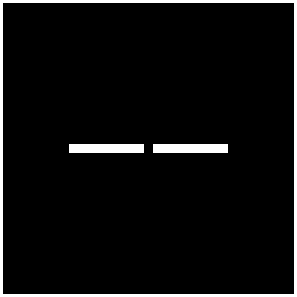
#> input picture eps.bmp, 99 x 99 px (shown 3 times larger); the run also reads 1 picture not shown here
$ python main_func.py
#> lines starting #> are read from the running program, lines starting #| are printed output that depends on the picture; after the words box and inside, x2 and y2 are one past the last pixel; in counts of white or black regions, pixels touching at a corner belong together
import numpy as np
from math import sin
import cv2
import os
np.set_printoptions(threshold=100000)
np.set_printoptions(linewidth=800)

#constant
print("constant")
height = 99
width = 99
amplitude = 100
relative_amplitude = 10**6
lhaplus_steps = 100
steps = 1000
pi = 3.14159265358979
f = 2.1*10**12
T = 1/f
c = 3.0*10**8
wavelength = c/f
print("wavelength = {}".format(wavelength))
delta_d = wavelength/100
delta_t = delta_d/(5*c)
zeros_x = np.zeros(width, dtype="float64")
zeros_y = np.zeros(height, dtype="float64")
mu = np.zeros((height,width), dtype="float64")
eps = np.zeros((height,width), dtype="float64")
mu_img = np.zeros((height,width,3), dtype="uint32")
eps_img = np.zeros((height,width,3), dtype="uint32")
sigma_img = np.zeros((height,width,3), dtype="uint32")
mu_rgb = np.zeros((height,width), dtype="uint32")
eps_rgb = np.zeros((height,width), dtype="uint32")
sigma_rgb = np.zeros((height,width), dtype="uint32")
conductor = np.zeros((height,width), dtype="uint32")
non_conductor = np.zeros((height,width), dtype="uint32")
_left_conductor = np.zeros((height,width), dtype="uint32")
_right_conductor = np.zeros((height,width), dtype="uint32")
_down_conductor = np.zeros((height,width), dtype="uint32")
_up_conductor = np.zeros((height,width), dtype="uint32")
_lr_conductor = np.zeros((height,width), dtype="float64")
_du_conductor = np.zeros((height,width), dtype="float64")
_left_non_conductor = np.zeros((height,width), dtype="uint32")
_right_non_conductor = np.zeros((height,width), dtype="uint32")
_down_non_conductor = np.zeros((height,width), dtype="uint32")
_up_non_conductor = np.zeros((height,width), dtype="uint32")
_lr_non_conductor = np.zeros((height,width), dtype="float64")
_du_non_conductor = np.zeros((height,width), dtype="float64")
V = np.zeros((height,width,steps), dtype="float64")
ix = np.zeros((height,width,steps), dtype="float64")
iy = np.zeros((height,width,steps), dtype="float64")
nx = np.zeros((height,width), dtype="float64")
ny = np.zeros((height,width), dtype="float64")
Hi = np.zeros((height,width,steps), dtype="float64")
Hi_mask = np.zeros((height,width,steps), dtype="uint32")

#variables
print("variables")
Ex = np.zeros((height,width), dtype="float64")
Ey = np.zeros((height,width), dtype="float64")
Hz = np.zeros((height,width), dtype="float64")
Exbef = np.zeros((height,width), dtype="float64")
Eybef = np.zeros((height,width), dtype="float64")
Hzbef = np.zeros((height,width), dtype="float64")
var = np.zeros((height,width), dtype="float64")

#functions
print("functions")
def down(i):
    var[:,0:height-1] = i[:,1:height]
    var[:,height-1] = zeros_x.copy()
    return var.copy()
def up(i):
    var[:,1:height] = i[:,0:height-1]
    var[:,0] = zeros_x.copy()
    return var.copy()
def left(i):
    var[0:width-1,:] = i[1:width,:]
    var[width-1,:] = zeros_y.copy()
    return var.copy()
def right(i):
    var[1:width,:] = i[0:width-1,:]
    var[0,:] = zeros_y
    return var.copy()


#set mu(magnetic permeability) and eps(permittivity) and sigma(conductivity)
print("set mu,eps,sigma")
mu_img = cv2.imread("mu.bmp",cv2.IMREAD_COLOR).transpose(1,0,2).astype("uint32")
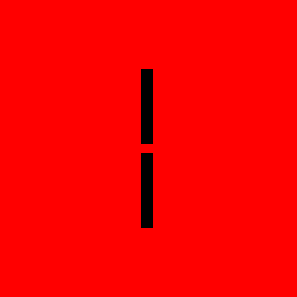
#> mu_img: shape (99, 99, 3) uint32 (shown 3 times larger); mean B, G, R 14, 14, 14.98; drawn with min black and max white
eps_img = cv2.imread("eps.bmp",cv2.IMREAD_COLOR).transpose(1,0,2).astype("uint32")
#> eps_img: shape (99, 99, 3) uint32; values 1 (black) and 255 (white), 5.5% white in thin lines or dots
sigma_img = cv2.imread("sigma.bmp",cv2.IMREAD_COLOR).transpose(1,0,2).astype("uint32")
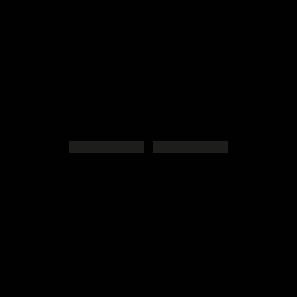
#> input picture sigma.bmp, 99 x 99 px (shown 3 times larger)
mu_rgb = mu_img[:,:,0]*mu_img[:,:,1]*mu_img[:,:,2]
#> mu_rgb: shape (99, 99) uint32; values 2744 (black) and 2940 (white), 98% white; 2 black regions, box (x1, y1, x2, y2) and area: (47, 23, 51, 48) 100, (47, 51, 51, 76) 100
eps_rgb = eps_img[:,:,0]*eps_img[:,:,1]*eps_img[:,:,2]
#> eps_rgb: shape (99, 99) uint32; values 1 (black) and 16581375 (white), 5.5% white in thin lines or dots
sigma_rgb = sigma_img[:,:,0]*sigma_img[:,:,1]*sigma_img[:,:,2]
mu = 1.25663*10**(-6)*(mu_rgb).astype("float64")/3000.0
eps = np.where(eps_rgb == 255**3, np.inf, 1) * 8.85418782*10**(-12)*(eps_rgb).astype("float64")/16.0
#> eps: shape (99, 99) float64; 5.53% of the values are NaN or infinite; the others: min 5.53e-13, max 5.53e-13, mean 5.53e-13
sigma = (sigma_rgb).astype("float64")/23548.0

files = os.listdir("./")
if "Hi.npy" in files:
    conductor = np.load("conductor.npy")
    ix = np.load("ix.npy")
    iy = np.load("iy.npy")
    nx = np.load("nx.npy")
    ny = np.load("ny.npy")
    Hi = np.load("Hi.npy")
    Hi_mask = np.load("Hi_mask.npy")
else:
    #lhaplus
    print("lhaplus")

    #compute initial condition
    print("initial condition")
    conductor = np.where(eps_rgb == 255**3, 1, 0)
#> conductor: shape (99, 99) int64; values 0 (black) and 1 (white), 5.5% white in thin lines or dots
    _left_conductor = left(conductor)
#> in left, `var[0:width-1,:] = i[1:width,:]`: var: shape (99, 99) float64; values 0 (black) and 1 (white), 4.5% white in thin lines or dots
    _right_conductor = right(conductor)
    _down_conductor = down(conductor)
#> in down, `var[:,0:height-1] = i[:,1:height]`: var: shape (99, 99) float64; values 0 (black) and 1 (white), 5.5% white; 3 white regions, box (x1, y1, x2, y2) and area: (0, 0, 99, 99) 391, (47, 23, 50, 48) 75, (47, 51, 50, 76) 75
    _up_conductor = up(conductor)
#> in up, `var[:,1:height] = i[:,0:height-1]`:
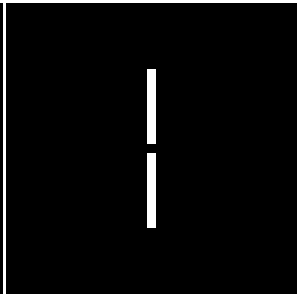
#> var: shape (99, 99) float64 (shown 3 times larger); values 0 (black) and 1 (white), 4.5% white in thin lines or dots
    _lrdu_conductor = _left_conductor + _right_conductor + _down_conductor + _up_conductor
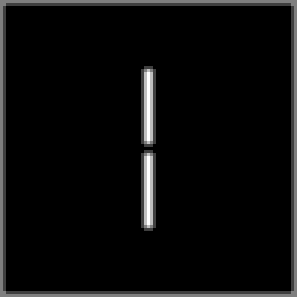
#> _lrdu_conductor: shape (99, 99) float64 (shown 3 times larger); min 0, max 4, mean 0.181; drawn with min black and max white
    _lr_conductor = (_left_conductor*_right_conductor*conductor*(-0.5)+1.0) #if both l and r are conductors, then divide by 2
#> _lr_conductor: shape (99, 99) float64; values 0.5 (black) and 1 (white), 96.6% white; black in thin lines or dots
    _du_conductor = (_down_conductor*_up_conductor*conductor*(-0.5)+1.0)
#> _du_conductor: shape (99, 99) float64; values 0.5 (black) and 1 (white), 97.5% white; black in thin lines or dots
    # compute n
    nx_right_cond = -(conductor - _left_conductor)*(1-conductor).copy()
#> nx_right_cond: shape (99, 99) float64; values 0 (black) and 1 (white), 1.1% white in thin lines or dots, all inside (x1, y1, x2, y2) = (1, 22, 98, 98)
    nx_left_cond = -(_right_conductor - conductor)*(1-conductor).copy()
#> nx_left_cond: shape (99, 99) float64; values -1 (black) and 0 (white), 98.9% white; black in thin lines or dots, all inside (x1, y1, x2, y2) = (1, 1, 98, 77)
    ny_up_cond = -(conductor - _down_conductor)*(1-conductor).copy()
#> ny_up_cond: shape (99, 99) float64; values 0 (black) and 1 (white), 1.5% white in thin lines or dots, all inside (x1, y1, x2, y2) = (47, 1, 98, 98)
    ny_down_cond = -(_up_conductor - conductor)*(1-conductor).copy()
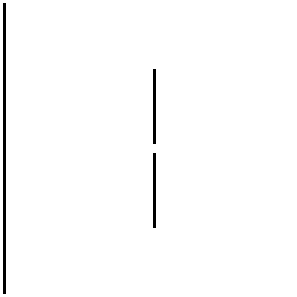
#> ny_down_cond: shape (99, 99) float64 (shown 3 times larger); values -1 (black) and 0 (white), 98.5% white; black in thin lines or dots, all inside (x1, y1, x2, y2) = (1, 1, 52, 98)
    nx = nx_right_cond + nx_left_cond
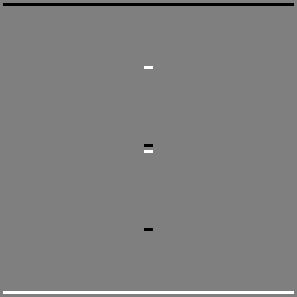
#> nx: shape (99, 99) float64 (shown 3 times larger); min -1, max 1, mean 0; drawn with min black and max white
    ny = ny_up_cond + ny_down_cond
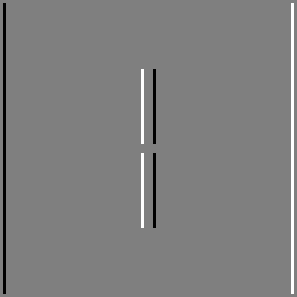
#> ny: shape (99, 99) float64 (shown 3 times larger); min -1, max 1, mean 0; drawn with min black and max white

    def lhaplus_update(i):
        global V
        V[45, 49,i] = amplitude*np.sin(2*pi*(i+1)*delta_t/T, dtype = "float64")
        V[53, 49,i] = -amplitude*np.sin(2*pi*(i+1)*delta_t/T, dtype = "float64")
        V[:,:,i] = ((1/4)*(left(V[:,:,i])*_left_conductor + right(V[:,:,i])*_right_conductor + down(V[:,:,i])*_down_conductor + up(V[:,:,i])*_up_conductor + (4-_lrdu_conductor)*conductor)) * conductor

    for i in range(steps):
        print("initial condition {} steps".format(i))
        # compute V
        for j in range(lhaplus_steps):
#> (the run stopped early here; a loop or call above may not have finished)
